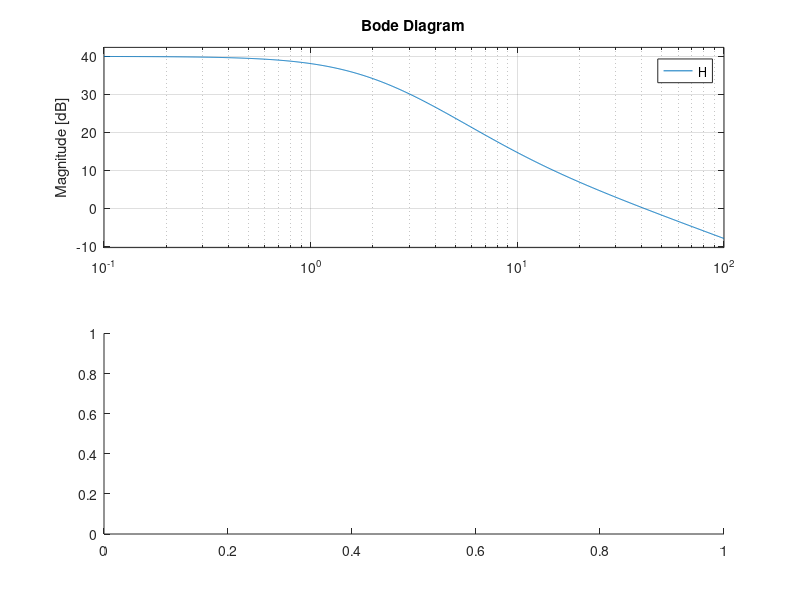

Write MATLAB code to recreate this figure. (Note: this script raises an error after producing the figure.)
%% AC simulation trial 

%% Q2

clear all
close all
clc

s=tf('s');
H=0.1*(s+2)/(2*s^3+6*s^2+5*s-1);
p=pole(H) % not bibo stable yss does not exist

%% Q3
clear all
close all
clc

s=tf('s');

k=10^(40/20);
H=k* (1-s/10)/(1-s/2)^2;

bode(H)  %to check

%unstable yss does not exist

%% Q4
clear all
close all
clc


A= [0 1;1/(cos(0))^2 0];
e=eig(A)


x = -pi/2:0.001:pi/2;

%this way 5brne 3na canale
line1= tan(x);
line2= 5*x; %pay attention to the sign elli lezm nhotta

figure(1)
plot(x,line1,'B','LineWidth',1.2)
hold on, grid on, zoom on   % aham shi nhot HOLD ON lbe2e ma droore hon
plot(x,line2,'r','LineWidth',1.2)
ylim([-20 20]) % 3shen el tan goes to inf fa byseer el line 8reeb so we have to limit it 3shen el result ttl3 ahsn

% they intersect at 3 pt 

%%  NOT RECOMMENDED
% other option fina n3ml function
f = @(x) tan(x)-5*x;
%tal3e root one by one
% el 2 heye wen you think mmkn tkoon el zero

%not recommended for accuracy 

%% Q5
clear all
close all
clc

format long  % 7ota bl treg 3shen e5d kaza decimal digit 

s=tf('s');
A=[0 1;-0.2 -0.5];
B=[0;1];
C=[1 0];
D=0;

lambda_des= [-15 -15];

k= acker(A,B,lambda_des)


N=1;
sysc= ss(A-B*k,B*N,C,D);
x0=[-0.1;0];

tsim = linspace(0,5,500000); %b third one kl ma ktrt points kl  ma more accurate
[y,t,x]= initial(sysc,x0,tsim);
norm= sqrt(x(:,1).^2+x(:,2).^2);

figure(1)
plot(t,norm,'B','LineWidth',1.2)
hold on, zoom on,grid on
yline(1e-5,':r')
yline(-1e-5,':r')
%fina n2raha bas saret less accurate 

%fina n3ml hek    
tol= 10^(-5);
range= find(abs(norm)<=tol,1);
treg=t(range)
%kl ma zdt pts bl linspace kl ma ken nb accurat aktr
